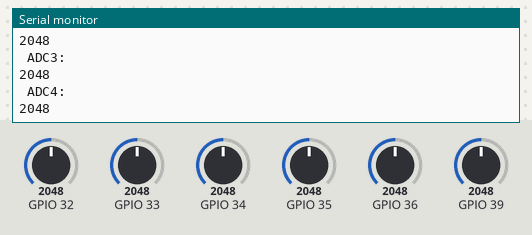
A sketch run on a simulated ESP32. Parts: the last lines printed to the serial monitor. Inputs (shaded band) come from the test bench; at power-on: GPIO 32 = 2048, GPIO 33 = 2048, GPIO 34 = 2048, GPIO 35 = 2048, GPIO 36 = 2048, GPIO 39 = 2048.

Above: at 2.3 s.
2.4 s: GPIO 32 set to 2866
At 4.3 s:
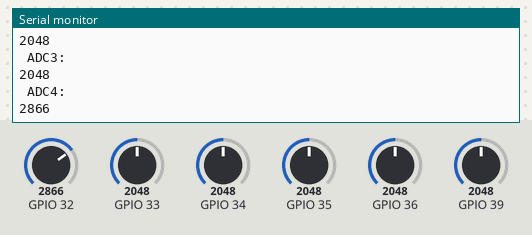
4.5 s: GPIO 33 set to 50
At 6.1 s:
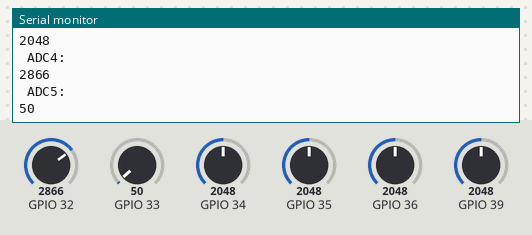
6.6 s: GPIO 34 set to 50
At 8.6 s:
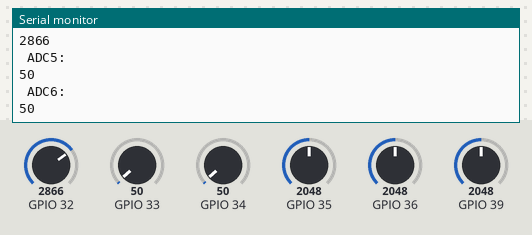
8.7 s: GPIO 35 set to 50
At 10.7 s:
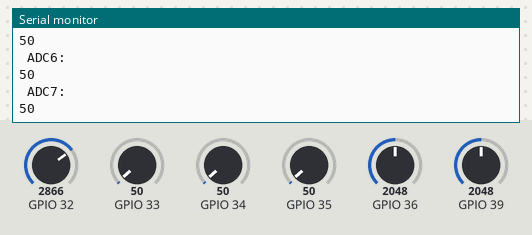
10.8 s: GPIO 36 set to 50
At 10.94 s:
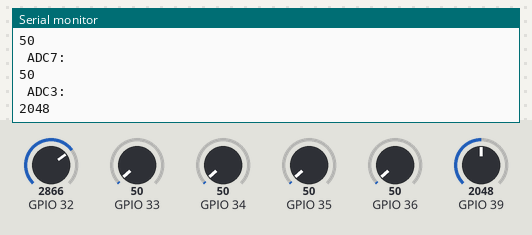
Timing chart, 0 to 13.8 s (numbered marks = the images above; inputs shaded):
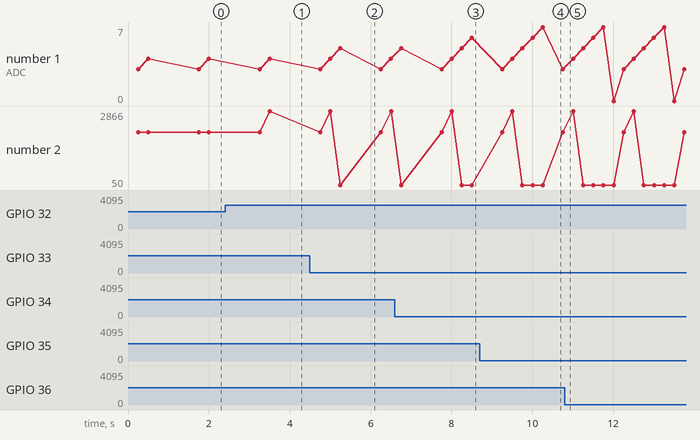

The sketch:

ESP32.ino
```cpp
//All the AirValues (known values are 2 and 3, all unknowns are shown as 100)
const int AirValue1 = 100;
const int AirValue2 = 3570;
const int AirValue3 = 3500;
const int AirValue4 = 100;
const int AirValue5 = 100;
const int AirValue6 = 100;

//All the WaterValues (known values are 2 and 3, all unknowns are shown as 0)
const int WaterValue1 = 0;
const int WaterValue2 = 1690;
const int WaterValue3 = 1640;
const int WaterValue4 = 0;
const int WaterValue5 = 0;
const int WaterValue6 = 0;

//All the soil moisture values
int soilMoistureValue1 = 0;
int soilMoistureValue2 = 0;
int soilMoistureValue3 = 0;
int soilMoistureValue4 = 0;
int soilMoistureValue5 = 0;
int soilMoistureValue6 = 0;

//All the soild moisture in percentage values
int soilmoisturepercent1 = 0;
int soilmoisturepercent2 = 0;
int soilmoisturepercent3 = 0;
int soilmoisturepercent4 = 0;
int soilmoisturepercent5 = 0;
int soilmoisturepercent6 = 0;

void setup() {
  Serial.begin(9600); // open serial port, set the baud rate to 9600 bps
}
void loop() {
  soilMoistureValue1 = analogRead(GPIO_NUM_36);
  soilMoistureValue2 = analogRead(GPIO_NUM_39);
  soilMoistureValue3 = analogRead(GPIO_NUM_32);
  soilMoistureValue4 = analogRead(GPIO_NUM_33);
  soilMoistureValue5 = analogRead(GPIO_NUM_34);
  soilMoistureValue6 = analogRead(GPIO_NUM_35);


  soilmoisturepercent1 = map(soilMoistureValue1, AirValue1, WaterValue1, 0, 100);
  soilmoisturepercent2 = map(soilMoistureValue2, AirValue2, WaterValue2, 0, 100);
  soilmoisturepercent3 = map(soilMoistureValue3, AirValue3, WaterValue3, 0, 100);
  soilmoisturepercent4 = map(soilMoistureValue4, AirValue4, WaterValue4, 0, 100);
  soilmoisturepercent5 = map(soilMoistureValue5, AirValue5, WaterValue5, 0, 100);
  soilmoisturepercent6 = map(soilMoistureValue6, AirValue6, WaterValue6, 0, 100);

  if (soilmoisturepercent1 > 10 && soilmoisturepercent1 < 90)
  {
    Serial.println("\n ADC0: ");
    Serial.print(soilMoistureValue1);
  }
  delay(250);

  if (soilmoisturepercent2 > 10 && soilmoisturepercent2 < 90)
  {
    Serial.println("\n ADC3: ");
    Serial.print(soilMoistureValue2);
  }
  delay(250);

  if (soilmoisturepercent3 > 10 && soilmoisturepercent3 < 90)
  {
    Serial.println("\n ADC4: ");
    Serial.print(soilMoistureValue3);
  }
  delay(250);

  if (soilmoisturepercent4 > 10 && soilmoisturepercent4 < 90)
  {
    Serial.println("\n ADC5: ");
    Serial.print(soilMoistureValue4);
  }
  delay(250);
  if (soilmoisturepercent5 > 10 && soilmoisturepercent5 < 90)
  {
    Serial.println("\n ADC6: ");
    Serial.print(soilMoistureValue5);
  }
  delay(250);

  if (soilmoisturepercent6 > 10 && soilmoisturepercent6 < 90)
  {
    Serial.println("\n ADC7: ");
    Serial.print(soilMoistureValue6);
  }
  delay(250);
}
```

Measured:
- after the input at 2.4 s, the serial monitor: prints a new line after 1.1 s (image 1)
- after the input at 4.5 s, the serial monitor: prints a new line after 0.75 s (image 2)
- after the input at 6.6 s, the serial monitor: prints a new line after 1.9 s (image 3)
- after the input at 8.7 s, the serial monitor: prints a new line after 1.6 s (image 4)
- plotted number 1: 4 → 6 after the input at 6.6 s
- plotted number 2: 2048 → 2866 after the input at 2.4 s
